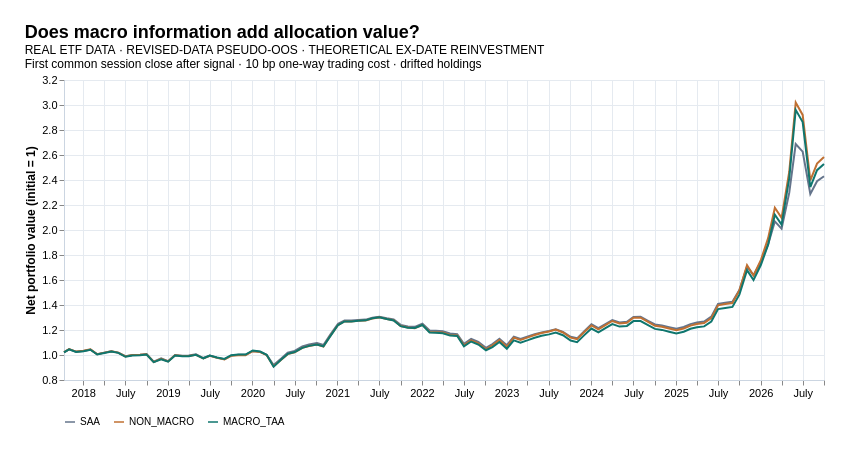

Write a Vega-Lite specification for this figure.
### Vega-Lite specification from a JSON file in a GitHub repository (floating-point values rounded to 4 significant figures; data arrays with more than 128 entries replaced by an {"elided": "..."} marker saying what was removed)
{"title": {"text": "Does macro information add allocation value?", "subtitle": ["REAL ETF DATA · REVISED-DATA PSEUDO-OOS · THEORETICAL EX-DATE REINVESTMENT", "First common session close after signal · 10 bp one-way trading cost · drifted holdings"]}, "data": {"values": {"elided": "327 records"}}, "width": 760, "height": 300, "mark": {"type": "line", "strokeWidth": 2}, "encoding": {"x": {"field": "date", "type": "temporal", "title": null}, "y": {"field": "end_nav", "type": "quantitative", "title": "Net portfolio value (initial = 1)", "scale": {"zero": false}}, "color": {"field": "strategy", "type": "nominal", "scale": {"domain": ["SAA", "NON_MACRO", "MACRO_TAA"], "range": ["#64748b", "#c07032", "#0f766e"]}, "legend": {"title": null, "orient": "bottom"}}}, "background": "#ffffff", "padding": 24, "config": {"font": "Arial", "title": {"fontSize": 18, "anchor": "start"}, "axis": {"labelFontSize": 11, "titleFontSize": 12, "gridColor": "#e5eaf0", "domainColor": "#cbd5e1"}, "view": {"stroke": null}}}
